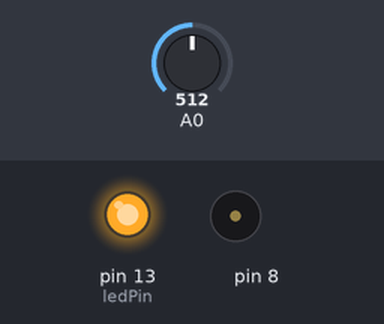
The program below on a simulated Arduino Uno, built with avr-gcc and run on an emulated ATmega328P. Shown: output pins drawn as LEDs (lit = HIGH), buzzer (waves = sounding). The inputs (shaded band) are chosen by the test bench; at power-on: A0 = 512.

Above: at 0.1 s.
At 5.1 s:
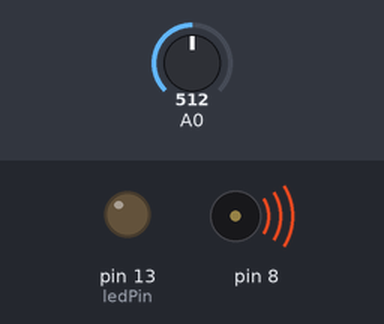
Timing chart, 0 to 6.6 s (numbered marks = the images above):
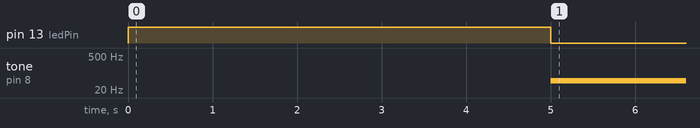

The program:

main.cpp
```cpp
#include <Arduino.h>

// put function declarations here:
int SensorValue;
int SensorLow = 1023;
int SensorHigh = 0;

const int ledPin = 13;

void setup()
{
  // put your setup code here, to run once:
  pinMode(ledPin, OUTPUT);
  digitalWrite(ledPin, HIGH);

  while (millis() < 5000)
  {
    SensorValue = analogRead(A0);
    if (SensorValue > SensorHigh)
    {
      SensorHigh = SensorValue;
    }
    if (SensorValue < SensorLow)
    {
      SensorLow = SensorValue;
    }
  }
  digitalWrite(ledPin, LOW);
}

void loop()
{
  // put your main code here, to run repeatedly:
  SensorValue = analogRead(A0);
  int pitch =  map(SensorValue, SensorLow, SensorHigh, 50, 4000);
  tone(8, pitch, 20);
  delay(10);
}

// put function definitions here:
int myFunction(int x, int y)
{
  return x + y;
}
```

Measured:
- by itself, tone on pin 8: silent → 49 Hz at 5.0 s
